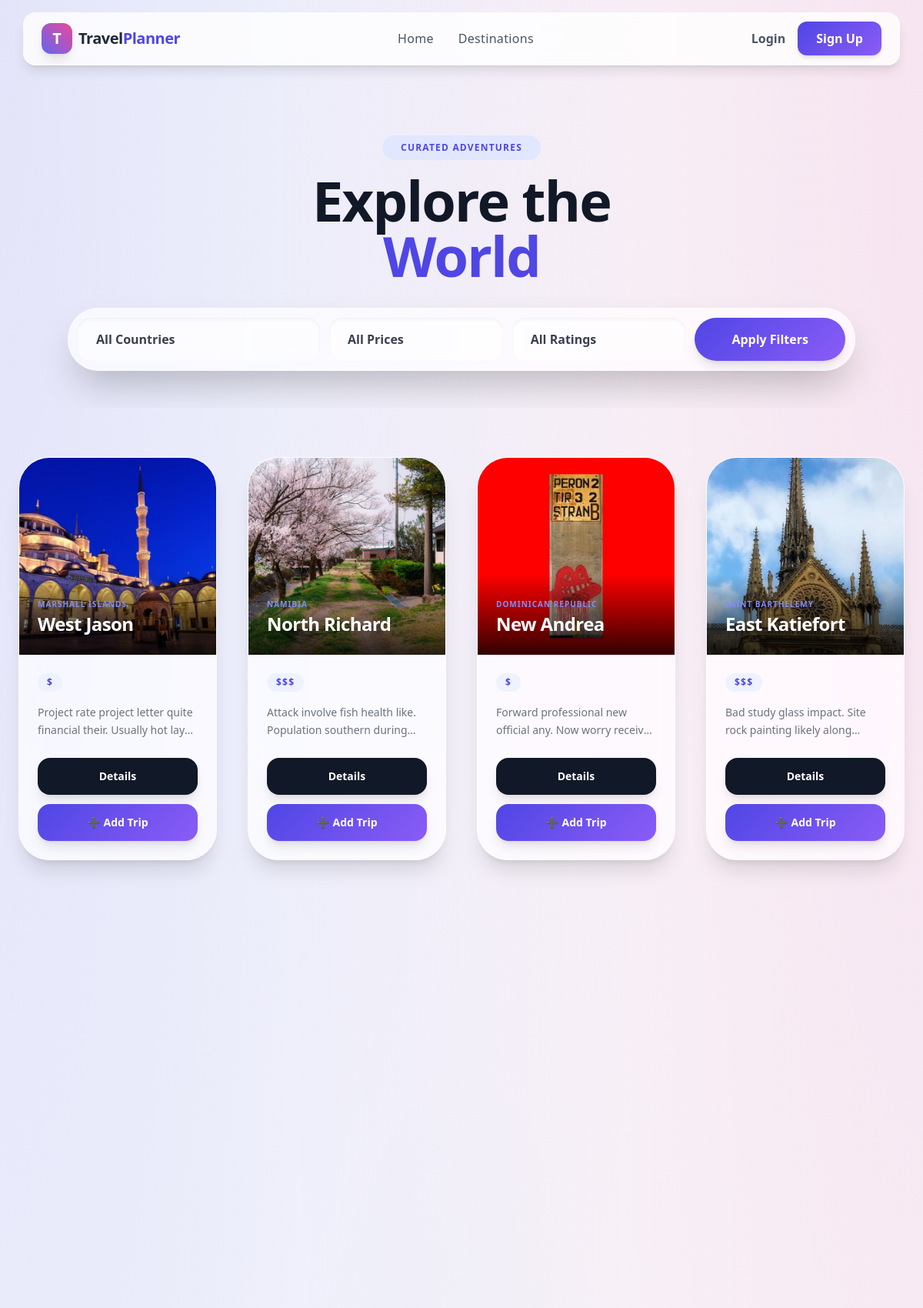
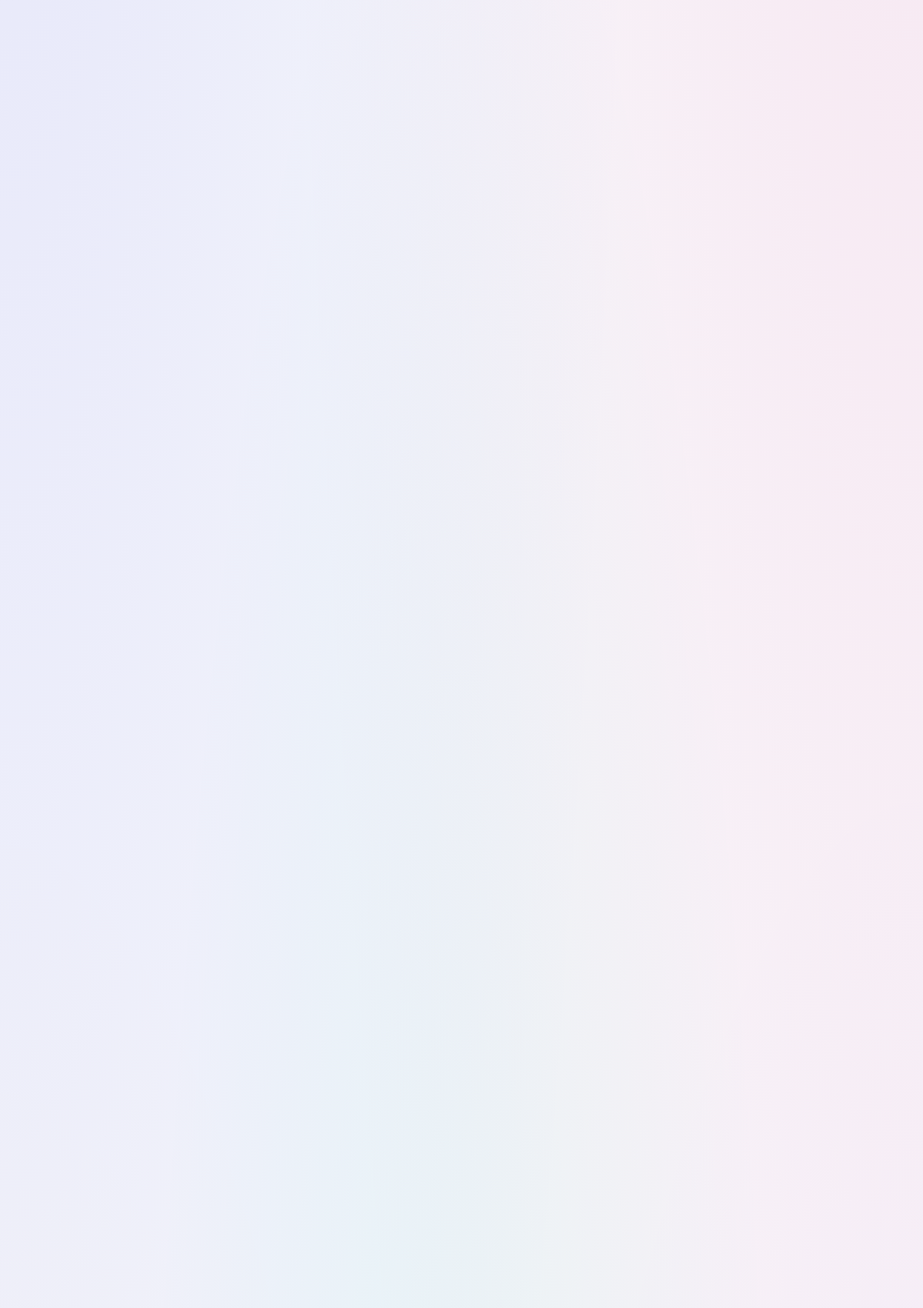
/destinations/ (upper part), run on the app's committed database (2 pictures, top to bottom).
### core/models.py (models this page shows, shortened)
class Destination(models.Model):
    name = models.CharField(max_length=100)
    country = models.CharField(max_length=100)
    description = models.TextField()
    image = models.ImageField(upload_to='destinations/')
    price_range = models.CharField(max_length=50)
    rating = models.DecimalField(max_digits=2, decimal_places=1)
    slug = models.SlugField(unique=True, blank=True, null=True)  # new field for URL
    tag = models.CharField(max_length=50, blank=True)

### core/views.py (the view)
# urls.py: path('destinations/', views.destination_list, name='destination_list'),
def destination_list(request):
    destinations = get_filtered_destinations(request.GET)
    countries = Destination.objects.values_list("country", flat=True).distinct()
    price_ranges = ["$", "$$", "$$$"]
    ratings = [4, 3, 2, 1]
    query = request.GET.get("search")
    context = {
        "destinations": destinations,
        "countries": countries,
        "price_ranges": price_ranges,
        "ratings": ratings,
        "selected_country": request.GET.get("country"),
        "selected_price": request.GET.get("price"),
        "selected_rating": request.GET.get("rating"),
        "query": query,
    }
    return render(request, "core/destination_list.html", context)

### core/context_processors.py (called while the page is built)
def favorite_count(request):
    if request.user.is_authenticated:
        count = Favorite.objects.filter(user=request.user).count()
        return {"favorite_count": count}
    return {"favorite_count": 0}

### core/utils.py (called while the page is built)
def get_filtered_destinations(query_params):
    destinations = Destination.objects.all().order_by('-rating')
    country = query_params.get("country")
    price = query_params.get("price")
    rating = query_params.get("rating")
    query = query_params.get("search")
    if query and query.strip():
        destinations = destinations.filter(name__icontains=query.strip())
    if country and country != "All":
        destinations = destinations.filter(country__iexact=country)
    if price and price != "All":
        destinations = destinations.filter(price_range=price)
    if rating and rating != "All":
        try:
            destinations = destinations.filter(rating__gte=float(rating))
        except (ValueError, TypeError):
            pass
    return destinations

### core/templates/core/destination_list.html (shortened to what this page needs)
{% extends "core/base.html" %}
{% block content %}
<section class="max-w-7xl mx-auto px-6 py-12 text-center relative overflow-hidden">
    <div class="relative z-10">
        <span class="bg-indigo-100 text-indigo-600 px-6 py-2 rounded-full text-xs font-black uppercase tracking-widest mb-4 inline-block">Curated Adventures</span>
        <h1 class="text-5xl md:text-7xl font-black tracking-tight text-gray-900 mb-8">Explore the <br><span class="text-indigo-600">World</span></h1>
        <div class="max-w-5xl mx-auto">
            <form id="filter-form" class="glass-card p-3 rounded-[2.5rem] shadow-2xl flex flex-col md:flex-row gap-3">
                <div class="flex-1 flex flex-col md:flex-row gap-3">
                    <select name="country" id="country-filter" class="flex-1 bg-white/50 border-0 rounded-2xl px-6 py-4 font-bold text-gray-700 outline-none focus:ring-4 focus:ring-indigo-500/10 transition shadow-inner appearance-none">
                        <option value="All">All Countries</option>
                    </select>
                    <select name="price" id="price-filter" class="flex-1 bg-white/50 border-0 rounded-2xl px-6 py-4 font-bold text-gray-700 outline-none focus:ring-4 focus:ring-indigo-500/10 transition shadow-inner appearance-none">
                        <option value="All">All Prices</option>
                    </select>
                    <select name="rating" id="rating-filter" class="flex-1 bg-white/50 border-0 rounded-2xl px-6 py-4 font-bold text-gray-700 outline-none focus:ring-4 focus:ring-indigo-500/10 transition shadow-inner appearance-none">
                        <option value="All">All Ratings</option>
                    </select>
                </div>
                <button type="button" id="filter-btn" class="btn-premium px-12 py-4 text-white font-black rounded-[2rem] shadow-lg active:scale-95 transition">
                    Apply Filters
                </button>
            </form>
        </div>
    </div>
    <div class="absolute top-0 right-0 w-96 h-96 bg-indigo-100 rounded-full blur-[100px] -z-10 opacity-50"></div>
    <div class="absolute bottom-0 left-0 w-64 h-64 bg-pink-100 rounded-full blur-[80px] -z-10 opacity-50"></div>
</section>
<section class="max-w-7xl mx-auto px-6 py-16">
    <div id="destinations-grid" class="grid grid-cols-1 sm:grid-cols-2 lg:grid-cols-4 gap-10">
        {% for destination in destinations %}
        <div class="scroll-reveal group">
            <div class="glass-card rounded-[2.5rem] overflow-hidden shadow-xl hover:shadow-2xl transition-all duration-500 flex flex-col h-full hover:-translate-y-4">
                <div class="relative h-64 overflow-hidden">
                    <img src="{{ destination.image.url }}" alt="{{ destination.name }}" class="w-full h-full object-cover transition duration-1000 group-hover:scale-110">
                    <div class="absolute inset-x-0 bottom-0 py-6 px-6 bg-gradient-to-t from-black/80 to-transparent">
                        <span class="text-indigo-400 font-bold uppercase tracking-widest text-[10px]">{{ destination.country }}</span>
                        <h3 class="text-2xl font-bold text-white tracking-tight">{{ destination.name }}</h3>
                    </div>
                </div>
                <div class="p-6 flex flex-col flex-1">
                    <div class="flex justify-between items-center mb-4">
                        <span class="bg-indigo-50 text-indigo-600 px-3 py-1 rounded-full text-xs font-black uppercase tracking-widest">
                            {{ destination.price_range }}
                        </span>
                    </div>
                    <p class="text-gray-500 text-sm leading-relaxed mb-6 flex-1 line-clamp-2">
                        {{ destination.description }}
                    </p>
                    <div class="flex flex-col gap-3">
                        <a href="{% url 'destination_detail' destination.slug %}" class="w-full bg-gray-900 text-white py-3.5 rounded-2xl font-bold text-sm text-center hover:bg-black transition shadow-lg">Details</a>
                        <a href="{% url 'itinerary_create' %}?destination={{ destination.id }}" class="btn-premium w-full py-3.5 rounded-2xl text-white font-bold text-sm text-center shadow-lg">
                            ➕ Add Trip
                        </a>
                    </div>
                </div>
            </div>
        </div>
        {% endfor %}
    </div>
</section>
{% endblock %}

### core/static/css/styles.css (style rules this page uses)
:root { --ash-blue: #6b85a6; --rhino: #2e3440; --pearl: #f7f6fb; --lavender-cool: #e6e8f2; --primary-gradient: linear-gradient(135deg, #6b85a6, #2e3440); --accent-gradient: linear-gradient(90deg, #7aa2c9, #5b6f8a); }
body { font-family: "Tenor Sans", "Segoe UI", Arial, sans-serif; background-color: var(--pearl); color: var(--rhino); }
.scroll-reveal { opacity: 0; transform: translateY(40px); transition: all 0.9s ease; }
.scroll-reveal.active { opacity: 1; transform: translateY(0); }

### core/templates/core/base.html (style rules this page uses)
:root { --primary: #4f46e5; --secondary: #ec4899; --accent: #8b5cf6; --background: #f8fafc; --text-main: #1e293b; }
body { font-family: 'Plus Jakarta Sans', 'Outfit', sans-serif; background-color: var(--background); color: var(--text-main); overflow-x: hidden; }
.scroll-reveal { opacity: 0; transform: translateY(30px); transition: all 0.8s cubic-bezier(0.22, 1, 0.36, 1); }
.scroll-reveal.active { opacity: 1; transform: translateY(0); }
.glass-card { background: rgba(255, 255, 255, 0.7); backdrop-filter: blur(12px) saturate(180%); -webkit-backdrop-filter: blur(12px) saturate(180%); border: 1px solid rgba(255, 255, 255, 0.4); box-shadow: 0 8px 32px 0 rgba(31, 38, 135, 0.07); transition: all 0.4s cubic-bezier(0.4, 0, 0.2, 1); }
.btn-premium { background: linear-gradient(135deg, var(--primary) 0%, var(--accent) 100%); transition: all 0.3s cubic-bezier(0.4, 0, 0.2, 1); position: relative; overflow: hidden; }
.btn-premium::after { content: ''; position: absolute; top: 0; left: -100%; width: 100%; height: 100%; background: linear-gradient(90deg, transparent, rgba(255,255,255,0.2), transparent); transition: 0.5s; }

### data on the page
Destination: image (picture), country "MARSHALL ISLANDS", name "West Jason", price_range "$", description "Project rate project letter quite financial their. Usually hot…"
Destination: image (picture), country "NAMIBIA", name "North Richard", price_range "$$$", description "Attack involve fish health like. Population southern…"
Destination: image (picture), country "DOMINICAN REPUBLIC", name "New Andrea", price_range "$", description "Forward professional new official any. Now worry…"
Destination: image (picture), country "SAINT BARTHELEMY", name "East Katiefort", price_range "$$$", description "Bad study glass impact. Site rock painting likely…"
